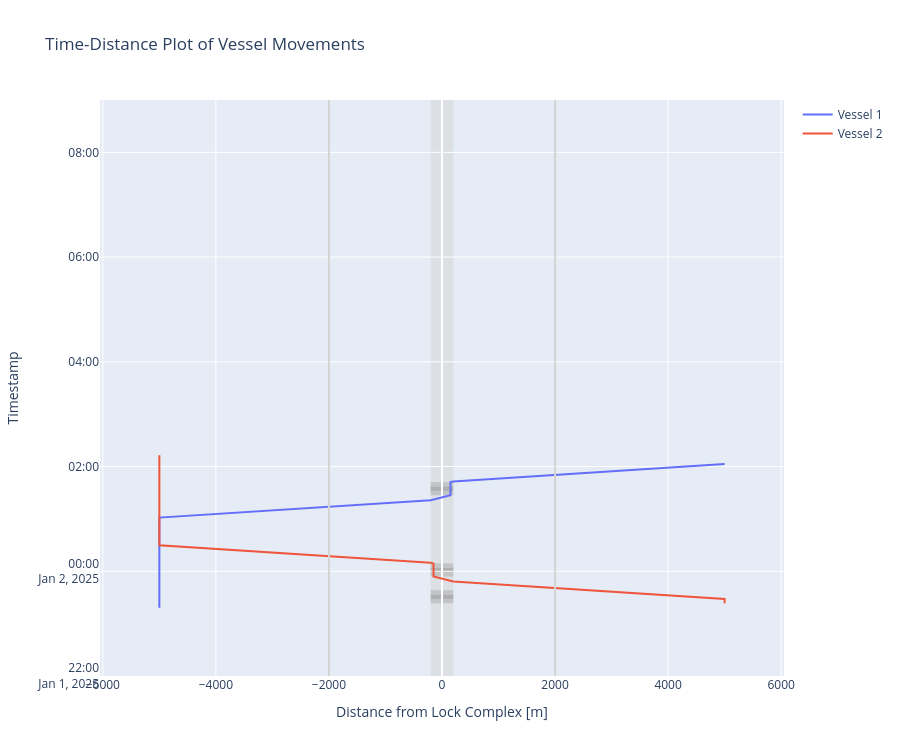

The notebook cell saved with this chart:
### Code cell
def cm_to_pixels(cm):
    return cm * 37.8 # Set figure height to 10 cmfig.update_layout(height=cm_to_pixels(10))

# We can plot the time-distance diagram
fig = lock_2.create_time_distance_plot(vessels = vessels, 
                                       xlimmin = -6050, 
                                       xlimmax = 6050,
                                       ylimmin = pd.Timestamp('2025-01-01 22:00:00'),
                                       ylimmax = pd.Timestamp('2025-01-02 09:00:00'),
                                       method='Plotly')

fig.update_layout(height=cm_to_pixels(20))

### Figure 1 — Plotly figure (JSON) as saved in the notebook; plotly's stock layout.template omitted (floating-point values rounded to 4 significant figures)
{"data": [{"mode": "lines", "name": "Vessel 1", "type": "scatter", "x": [-5000.0, -5000.0, -5000.0, -5000.0, -5000.0, -5000.0, -5000.0, -5000.0, -5000.0, -5000.0, -5000.0, -5000.0, -200.0, -200.0, 150.0, 150.0, 150.0, 150.0, 200.0, 200.0, 5000.0, 5000.0], "y": ["2025-01-01T23:18:20", "2025-01-01T23:38:20", "2025-01-01T23:38:20", "2025-01-01T23:44:00.172786", "2025-01-01T23:49:00.172786", "2025-01-01T23:54:00.172786", "2025-01-01T23:59:00.172786", "2025-01-01T23:59:48.768899", "2025-01-01T23:59:48.768899", "2025-01-02T00:19:48.768899", "2025-01-02T01:01:28.768899", "2025-01-02T01:01:28.768899", "2025-01-02T01:21:28.768899", "2025-01-02T01:21:28.768899", "2025-01-02T01:27:08.941685", "2025-01-02T01:32:09", "2025-01-02T01:37:09", "2025-01-02T01:42:09", "2025-01-02T01:42:57.596112", "2025-01-02T01:42:57.596112", "2025-01-02T02:02:57.596112", "2025-01-02T02:02:57.596112"]}, {"mode": "lines", "name": "Vessel 2", "type": "scatter", "x": [5000.0, 5000.0, 5000.0, 5000.0, 200.0, 200.0, -150.0, -150.0, -150.0, -150.0, -200.0, -200.0, -5000.0, -5000.0, -5000.0, -5000.0, -5000.0, -5000.0, -5000.0, -5000.0, -5000.0, -5000.0, -5000.0, -5000.0], "y": ["2025-01-01T23:23:20", "2025-01-01T23:23:20", "2025-01-01T23:28:20", "2025-01-01T23:28:20", "2025-01-01T23:48:20", "2025-01-01T23:48:20", "2025-01-01T23:54:00.172786", "2025-01-01T23:59:00.172786", "2025-01-02T00:04:00.172786", "2025-01-02T00:09:00.172786", "2025-01-02T00:09:48.768899", "2025-01-02T00:09:48.768899", "2025-01-02T00:29:48.768899", "2025-01-02T00:29:48.768899", "2025-01-02T01:11:28.768899", "2025-01-02T01:31:28.768899", "2025-01-02T01:31:28.768899", "2025-01-02T01:37:08.941685", "2025-01-02T01:42:09", "2025-01-02T01:47:09", "2025-01-02T01:52:09", "2025-01-02T01:52:57.596112", "2025-01-02T01:52:57.596112", "2025-01-02T02:12:57.596112"]}], "layout": {"height": 756, "shapes": [{"fillcolor": "lightgrey", "layer": "below", "line": {"width": 0}, "name": "Lock Geometry", "opacity": 0.5, "type": "rect", "x0": -200, "x1": 200, "y0": "2025-01-01T22:00:00", "y1": "2025-01-02T09:00:00"}, {"fillcolor": "darkgrey", "layer": "below", "line": {"width": 0}, "name": "Lock doors closing", "opacity": 0.5, "type": "rect", "x0": -200, "x1": 200, "y0": "2025-01-01T23:23:20", "y1": "2025-01-01T23:28:20"}, {"fillcolor": "grey", "layer": "below", "line": {"width": 0}, "name": "Lock chamber converting", "opacity": 0.5, "type": "rect", "x0": -200, "x1": 200, "y0": "2025-01-01T23:28:20", "y1": "2025-01-01T23:33:20"}, {"fillcolor": "darkgrey", "layer": "below", "line": {"width": 0}, "name": "Lock doors opening", "opacity": 0.5, "type": "rect", "x0": -200, "x1": 200, "y0": "2025-01-01T23:33:20", "y1": "2025-01-01T23:38:20"}, {"fillcolor": "darkgrey", "layer": "below", "line": {"width": 0}, "name": "Lock doors closing", "opacity": 0.5, "type": "rect", "x0": -200, "x1": 200, "y0": "2025-01-01T23:54:00.172786", "y1": "2025-01-01T23:59:00.172786"}, {"fillcolor": "grey", "layer": "below", "line": {"width": 0}, "name": "Lock chamber converting", "opacity": 0.5, "type": "rect", "x0": -200, "x1": 200, "y0": "2025-01-01T23:59:00.172786", "y1": "2025-01-02T00:04:00.172786"}, {"fillcolor": "darkgrey", "layer": "below", "line": {"width": 0}, "name": "Lock doors opening", "opacity": 0.5, "type": "rect", "x0": -200, "x1": 200, "y0": "2025-01-02T00:04:00.172786", "y1": "2025-01-02T00:09:00.172786"}, {"fillcolor": "darkgrey", "layer": "below", "line": {"width": 0}, "name": "Lock doors closing", "opacity": 0.5, "type": "rect", "x0": -200, "x1": 200, "y0": "2025-01-02T01:27:09", "y1": "2025-01-02T01:32:09"}, {"fillcolor": "grey", "layer": "below", "line": {"width": 0}, "name": "Lock chamber converting", "opacity": 0.5, "type": "rect", "x0": -200, "x1": 200, "y0": "2025-01-02T01:32:09", "y1": "2025-01-02T01:37:09"}, {"fillcolor": "darkgrey", "layer": "below", "line": {"width": 0}, "name": "Lock doors opening", "opacity": 0.5, "type": "rect", "x0": -200, "x1": 200, "y0": "2025-01-02T01:37:09", "y1": "2025-01-02T01:42:09"}, {"line": {"color": "lightgrey"}, "type": "line", "x0": -2000, "x1": -2000, "xref": "x", "y0": 0, "y1": 1, "yref": "y domain"}, {"line": {"color": "lightgrey"}, "type": "line", "x0": 2000, "x1": 2000, "xref": "x", "y0": 0, "y1": 1, "yref": "y domain"}], "showlegend": true, "title": {"text": "Time-Distance Plot of Vessel Movements"}, "xaxis": {"range": [-6050, 6050], "title": {"text": "Distance from Lock Complex [m]"}}, "yaxis": {"range": ["2025-01-01T22:00:00", "2025-01-02T09:00:00"], "title": {"text": "Timestamp"}}}}
